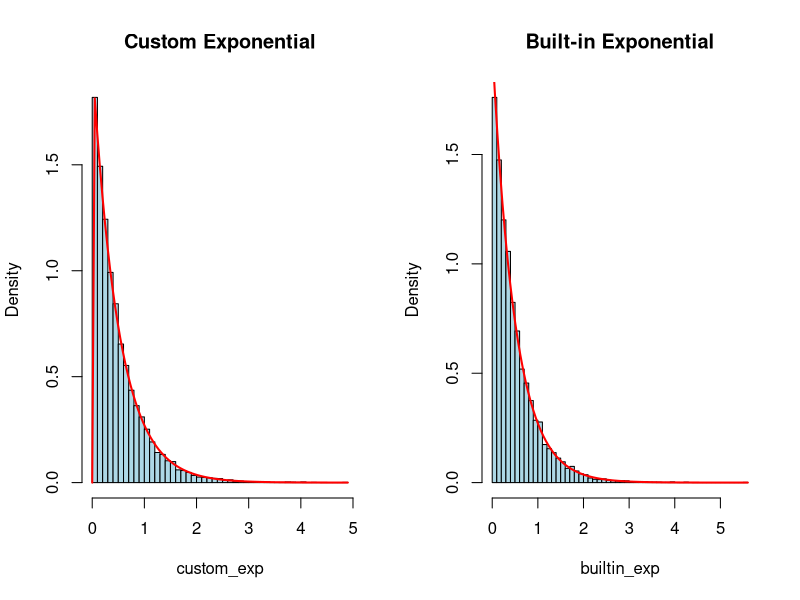
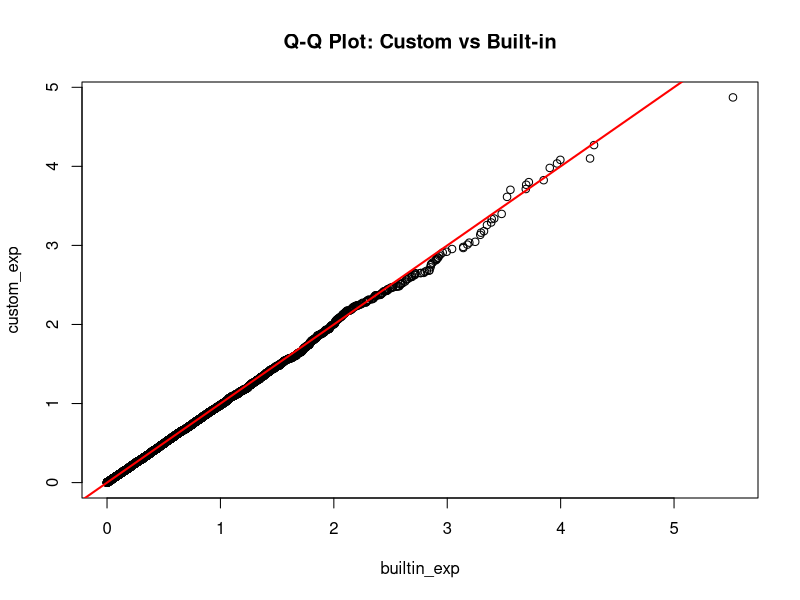
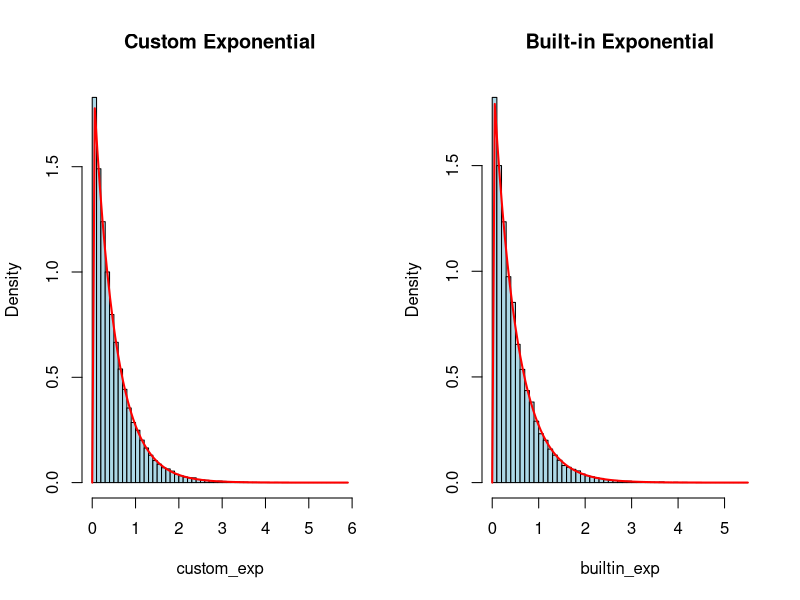
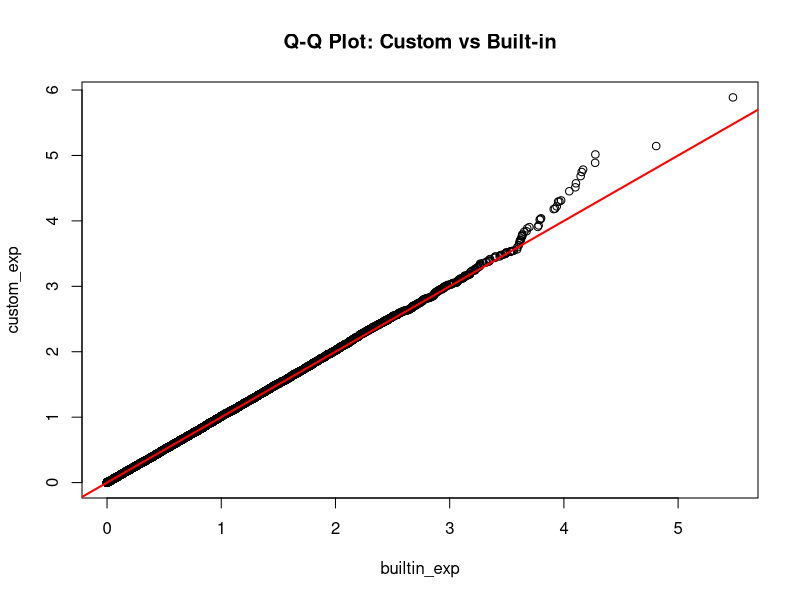
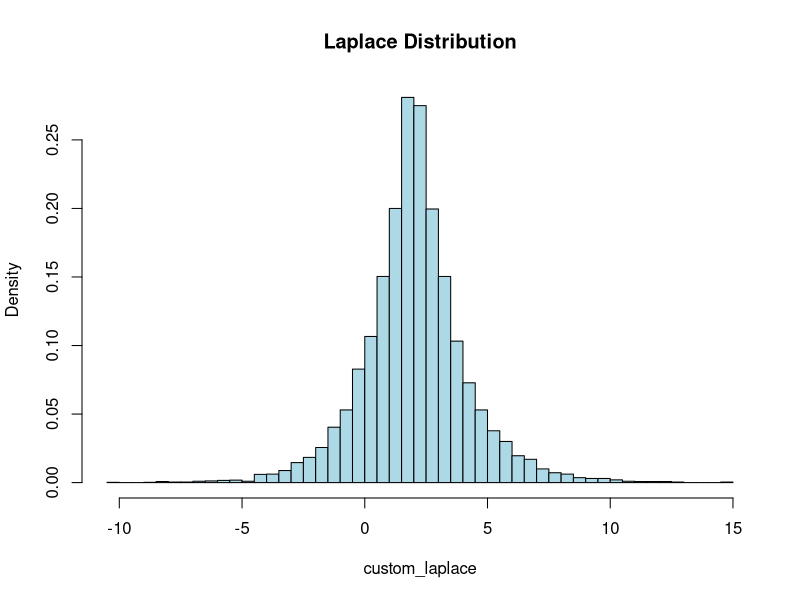
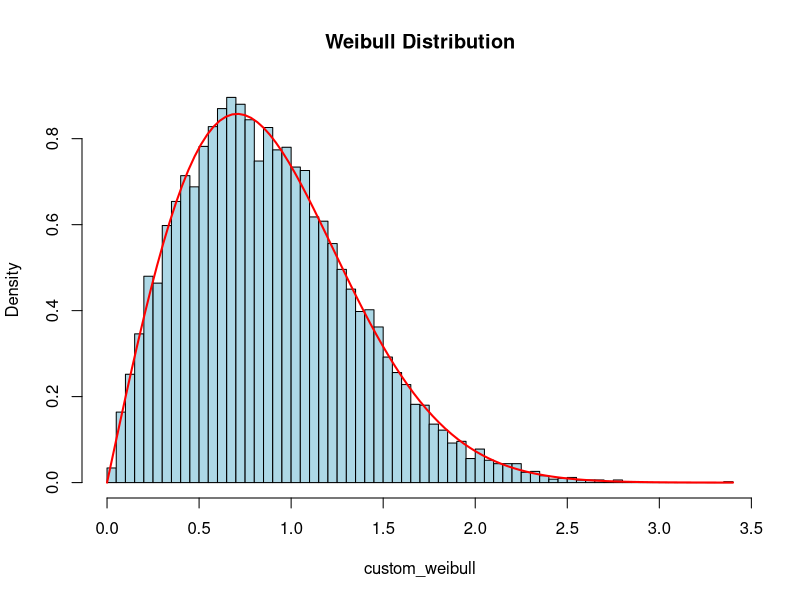
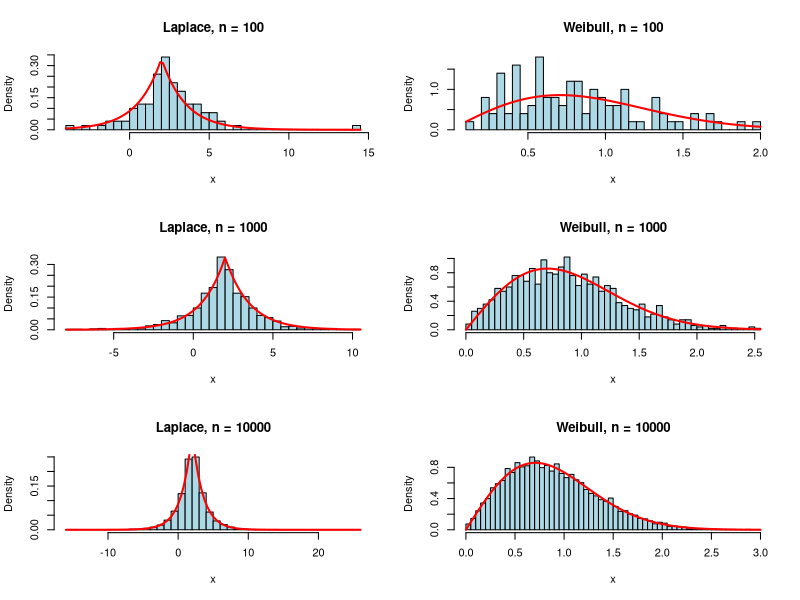
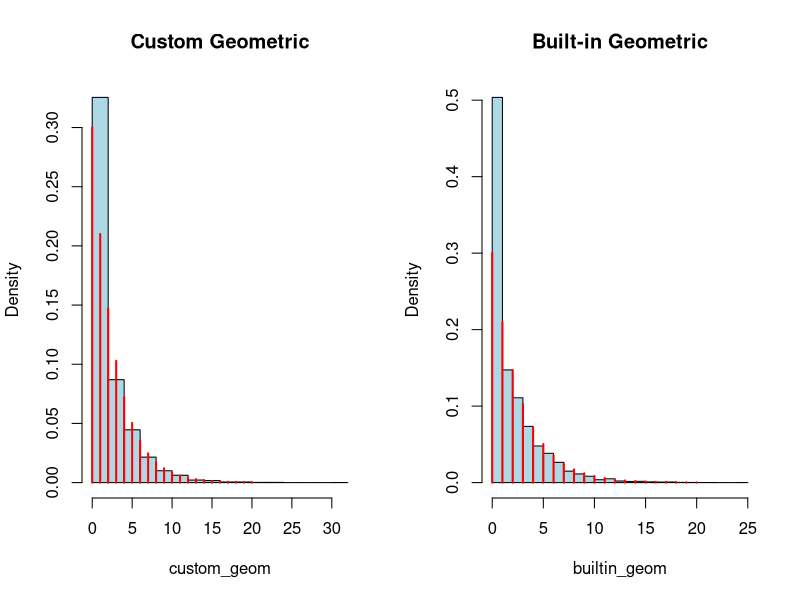

R code for these plots, in order:
#Lab 5 Inverse Transform Method
# Set seed
set.seed(123)

# Inverse Transform for Exponential distribution
rexp_custom <- function(n, rate = 1) {
  u <- runif(n)
  x <- -log(1 - u) / rate
  return(x)
}

# Test the generator
n <- 10000
rate <- 2

custom_exp <- rexp_custom(n, rate)
builtin_exp <- rexp(n, rate)

# Compare
par(mfrow = c(1, 2))

hist(custom_exp, probability = TRUE, breaks = 50,
     main = "Custom Exponential", col = "lightblue")
curve(dexp(x, rate = rate), add = TRUE, col = "red", lwd = 2)

hist(builtin_exp, probability = TRUE, breaks = 50,
     main = "Built-in Exponential", col = "lightblue")
curve(dexp(x, rate = rate), add = TRUE, col = "red", lwd = 2)

par(mfrow = c(1, 1))

# Q-Q plot
qqplot(builtin_exp, custom_exp,
       main = "Q-Q Plot: Custom vs Built-in")
abline(0, 1, col = "red", lwd = 2)

# Kolmogorov-Smirnov test
ks.test(custom_exp, "pexp", rate = rate)

#EXERCISES
# Increase sample size and regenerate the custom exponential sample
n <- 50000
custom_exp <- rexp_custom(n, rate)
builtin_exp <- rexp(n, rate)

# Compare
par(mfrow = c(1, 2))

hist(custom_exp, probability = TRUE, breaks = 50,
     main = "Custom Exponential", col = "lightblue")
curve(dexp(x, rate = rate), add = TRUE, col = "red", lwd = 2)

hist(builtin_exp, probability = TRUE, breaks = 50,
     main = "Built-in Exponential", col = "lightblue")
curve(dexp(x, rate = rate), add = TRUE, col = "red", lwd = 2)

par(mfrow = c(1, 1))

# Q-Q plot
qqplot(builtin_exp, custom_exp,
       main = "Q-Q Plot: Custom vs Built-in")
abline(0, 1, col = "red", lwd = 2)

# Kolmogorov-Smirnov test
ks.test(custom_exp, "pexp", rate = rate)

#Exercise 2: More Continuous Distributions
# Inverse Transform for Laplace distribution
rlaplace_custom <- function(n, mu = 0, b = 1) {
  u <- runif(n)
  x <- mu - b * sign(u - 0.5) * log(1 - 2 * abs(u - 0.5))
  return(x)
}

# Test Laplace
n <- 10000
mu <- 2
b <- 1.5

custom_laplace <- rlaplace_custom(n, mu, b)

# Compare to built-in (if available)
# install.packages("extraDistr")
# library(extraDistr)
# builtin_laplace <- rlaplace(n, mu, b)

hist(custom_laplace, probability = TRUE, breaks = 50,
     main = "Laplace Distribution", col = "lightblue")

# Inverse Transform for Weibull distribution
rweibull_custom <- function(n, shape, scale = 1) {
  u <- runif(n)
  x <- scale * (-log(1 - u))^(1 / shape)
  return(x)
}

# Test Weibull
shape <- 2
scale <- 1

custom_weibull <- rweibull_custom(n, shape, scale)

hist(custom_weibull, probability = TRUE, breaks = 50,
     main = "Weibull Distribution", col = "lightblue")

# Compare with theoretical distributions
curve(dweibull(x, shape, scale), add = TRUE, col = "red", lwd = 2)

#PROBLEM
# Compare Laplace and Weibull distributions for different sample sizes
sample_sizes <- c(100, 1000, 10000)

mu <- 2
b <- 1.5
shape <- 2
scale <- 1

par(mfrow = c(3, 2))

for (n in sample_sizes) {
  
  # Laplace distribution
  custom_laplace <- rlaplace_custom(n, mu, b)
  
  hist(custom_laplace, probability = TRUE, breaks = 50,
       main = paste("Laplace, n =", n), col = "lightblue",
       xlab = "x")
  
  curve(exp(-abs(x - mu) / b) / (2 * b),
        add = TRUE, col = "red", lwd = 2)
  
  # Weibull distribution
  custom_weibull <- rweibull_custom(n, shape, scale)
  
  hist(custom_weibull, probability = TRUE, breaks = 50,
       main = paste("Weibull, n =", n), col = "lightblue",
       xlab = "x")
  
  curve(dweibull(x, shape, scale),
        add = TRUE, col = "red", lwd = 2)
}

par(mfrow = c(1, 1))

#Exercise 3: Discrete Inversion
# Inverse Transform for Bernoulli
rbernoulli_custom <- function(n, p = 0.5) {
  u <- runif(n)
  x <- as.numeric(u <= p)
  return(x)
}

# Inverse Transform for Geometric
rgeom_custom <- function(n, p = 0.5) {
  u <- runif(n)
  x <- floor(log(1 - u) / log(1 - p))
  return(x)
}

# Test Geometric
n <- 10000
p <- 0.3

custom_geom <- rgeom_custom(n, p)
builtin_geom <- rgeom(n, p)

par(mfrow = c(1, 2))

hist(custom_geom, probability = TRUE, breaks = 20,
     main = "Custom Geometric", col = "lightblue")
points(0:20, dgeom(0:20, p), type = "h", col = "red", lwd = 2)

hist(builtin_geom, probability = TRUE, breaks = 20,
     main = "Built-in Geometric", col = "lightblue")
points(0:20, dgeom(0:20, p), type = "h", col = "red", lwd = 2)

par(mfrow = c(1, 1))

# Inverse Transform for Poisson (simple version)
rpois_custom <- function(n, lambda) {
  u <- runif(n)
  x <- numeric(n)
  
  for (i in 1:n) {
    cum_prob <- 0
    k <- 0
    
    while (cum_prob < u[i]) {
      cum_prob <- cum_prob + dpois(k, lambda)
      k <- k + 1
    }
    
    x[i] <- k - 1
  }
  
  return(x)
}

# Test Poisson
n <- 1000
lambda <- 3

custom_pois <- rpois_custom(n, lambda)

# Compare
table(custom_pois)
table(rpois(n, lambda))

#Exercise: implement a graphic comparison between the custom and builtin 
#generators of Poisson distributed random variables
n <- 10000
lambda <- 3

custom_pois <- rpois_custom(n, lambda)
builtin_pois <- rpois(n, lambda)

# Graphic comparison
par(mfrow = c(1, 2))

hist(custom_pois, probability = TRUE, breaks = seq(-0.5, max(custom_pois) + 0.5, 1),
     main = "Custom Poisson", col = "lightblue",
     xlab = "Values", ylim = c(0, 0.3))

points(0:max(custom_pois), dpois(0:max(custom_pois), lambda),
       type = "h", col = "red", lwd = 2)

hist(builtin_pois, probability = TRUE, breaks = seq(-0.5, max(builtin_pois) + 0.5, 1),
     main = "Built-in Poisson", col = "lightblue",
     xlab = "Values", ylim = c(0, 0.3))

points(0:max(builtin_pois), dpois(0:max(builtin_pois), lambda),
       type = "h", col = "red", lwd = 2)

par(mfrow = c(1, 1))

#Exercise 4: Validation
validate_generator <- function(custom_sample, theoretical_cdf, ...) {
  
  # Histogram
  hist(custom_sample, probability = TRUE, breaks = 30,
       main = "Validation")
  
  # Kolmogorov-Smirnov test
  ks_result <- ks.test(custom_sample, theoretical_cdf, ...)
  print(ks_result)
  
  # Chi-square test (for discrete)
  return(ks_result$p.value)
}

# Test Exponential
n <- 10000
rate <- 2

custom <- rexp_custom(n, rate)
p_val <- validate_generator(custom, "pexp", rate = rate)

cat("KS p-value:", p_val, "\n")

# Test Geometric
custom_geom <- rgeom_custom(n, p = 0.3)

ks.test(custom_geom, "pgeom", prob = 0.3)

#Exercise: use your validate generator function to investigate additional distributions
n <- 10000
mu <- 2
b <- 1.5

custom_laplace <- rlaplace_custom(n, mu, b)

# Laplace theoretical CDF
plaplace_custom <- function(x, mu, b) {
  ifelse(x < mu,
         0.5 * exp((x - mu) / b),
         1 - 0.5 * exp(-(x - mu) / b))
}

p_val_laplace <- validate_generator(
  custom_laplace, plaplace_custom,
  mu = mu, b = b
)

cat("Laplace KS p-value:", p_val_laplace, "\n")


# Test Weibull
shape <- 2
scale <- 1

custom_weibull <- rweibull_custom(n, shape, scale)

p_val_weibull <- validate_generator(
  custom_weibull, "pweibull",
  shape = shape, scale = scale
)

cat("Weibull KS p-value:", p_val_weibull, "\n")

#Exercise: include the theoretical curve in the graph of your validate generator function
validate_generator <- function(custom_sample, theoretical_cdf,
                               theoretical_pdf, ...) {
  
  # Histogram
  hist(custom_sample, probability = TRUE, breaks = 30,
       main = "Validation", col = "lightblue",
       xlab = "Values")
  
  # Theoretical density curve
  curve(do.call(theoretical_pdf,
                c(list(x = x), list(...))),
        add = TRUE, col = "red", lwd = 2)
  
  # Kolmogorov-Smirnov test
  ks_result <- ks.test(custom_sample, theoretical_cdf, ...)
  print(ks_result)
  
  return(ks_result$p.value)
}

# Test Exponential
n <- 10000
rate <- 2

custom <- rexp_custom(n, rate)

p_val <- validate_generator(
  custom, "pexp", "dexp", rate = rate
)

cat("Exponential KS p-value:", p_val, "\n")


# Test Weibull
shape <- 2
scale <- 1

custom_weibull <- rweibull_custom(n, shape, scale)

p_val_weibull <- validate_generator(
  custom_weibull, "pweibull", "dweibull",
  shape = shape, scale = scale
)

cat("Weibull KS p-value:", p_val_weibull, "\n")

#Exercise 5: Efficiency Comparison
library(microbenchmark)

# Compare speed
n <- 100000

microbenchmark(
  custom = rexp_custom(n, rate = 2),
  builtin = rexp(n, rate = 2),
  times = 10
)

# Compare discrete
microbenchmark(
  custom = rpois_custom(n, lambda = 3),
  builtin = rpois(n, lambda = 3),
  times = 10
)

# Exercise: perform a comparison between the custom and built-in generators 
# of random variables considering both the computational efficiency 
# and the quality of the generated histograms

#library(microbenchmark)

n <- 100000

# Parameters
rate <- 2
p <- 0.3
lambda <- 3

# Generate samples
custom_exp <- rexp_custom(n, rate)
builtin_exp <- rexp(n, rate)

custom_geom <- rgeom_custom(n, p)
builtin_geom <- rgeom(n, p)

custom_pois <- rpois_custom(n, lambda)
builtin_pois <- rpois(n, lambda)

# Compare computational efficiency
microbenchmark(
  custom_exp = rexp_custom(n, rate),
  builtin_exp = rexp(n, rate),
  times = 10
)

microbenchmark(
  custom_geom = rgeom_custom(n, p),
  builtin_geom = rgeom(n, p),
  times = 10
)

microbenchmark(
  custom_pois = rpois_custom(n, lambda),
  builtin_pois = rpois(n, lambda),
  times = 10
)

# Compare histogram quality
par(mfrow = c(3, 2))

# Exponential
hist(custom_exp, probability = TRUE, breaks = 50,
     main = "Custom Exponential", col = "lightblue")
curve(dexp(x, rate), add = TRUE, col = "red", lwd = 2)

hist(builtin_exp, probability = TRUE, breaks = 50,
     main = "Built-in Exponential", col = "lightblue")
curve(dexp(x, rate), add = TRUE, col = "red", lwd = 2)

# Geometric
hist(custom_geom, probability = TRUE,
     breaks = seq(-0.5, max(custom_geom) + 0.5, 1),
     main = "Custom Geometric", col = "lightblue")
points(0:max(custom_geom), dgeom(0:max(custom_geom), p),
       type = "h", col = "red", lwd = 2)

hist(builtin_geom, probability = TRUE,
     breaks = seq(-0.5, max(builtin_geom) + 0.5, 1),
     main = "Built-in Geometric", col = "lightblue")
points(0:max(builtin_geom), dgeom(0:max(builtin_geom), p),
       type = "h", col = "red", lwd = 2)

# Poisson
hist(custom_pois, probability = TRUE,
     breaks = seq(-0.5, max(custom_pois) + 0.5, 1),
     main = "Custom Poisson", col = "lightblue")
points(0:max(custom_pois), dpois(0:max(custom_pois), lambda),
       type = "h", col = "red", lwd = 2)

hist(builtin_pois, probability = TRUE,
     breaks = seq(-0.5, max(builtin_pois) + 0.5, 1),
     main = "Built-in Poisson", col = "lightblue")
points(0:max(builtin_pois), dpois(0:max(builtin_pois), lambda),
       type = "h", col = "red", lwd = 2)

par(mfrow = c(1, 1))

# Challenge:
#   1. Implement the Inverse Transform Method for the Beta
#distribution (use the incomplete beta function)
rbeta_custom <- function(n, shape1, shape2) {
  u <- runif(n)
  x <- qbeta(u, shape1, shape2)
  return(x)
}

# Test Beta
n <- 10000
shape1 <- 2
shape2 <- 5

custom_beta <- rbeta_custom(n, shape1, shape2)
builtin_beta <- rbeta(n, shape1, shape2)

# Compare
par(mfrow = c(1, 2))

hist(custom_beta, probability = TRUE, breaks = 50,
     main = "Custom Beta", col = "lightblue")
curve(dbeta(x, shape1, shape2), add = TRUE,
      col = "red", lwd = 2)

hist(builtin_beta, probability = TRUE, breaks = 50,
     main = "Built-in Beta", col = "lightblue")
curve(dbeta(x, shape1, shape2), add = TRUE,
      col = "red", lwd = 2)

par(mfrow = c(1, 1))


#2. Create a generator for a mixture distribution using inversion
rmix_custom <- function(n, p = 0.5) {
  u <- runif(n)
  x <- numeric(n)
  
  # Mixture of two exponential distributions
  rate1 <- 2
  rate2 <- 5
  
  for (i in 1:n) {
    if (u[i] <= p) {
      x[i] <- qexp(u[i] / p, rate = rate1)
    } else {
      x[i] <- qexp((u[i] - p) / (1 - p), rate = rate2)
    }
  }
  
  return(x)
}

# Test Mixture
n <- 10000
p <- 0.5

custom_mix <- rmix_custom(n, p)

# Compare with theoretical density
hist(custom_mix, probability = TRUE, breaks = 50,
     main = "Mixture Distribution", col = "lightblue")

curve(p * dexp(x, rate = 2) +
        (1 - p) * dexp(x, rate = 5),
      add = TRUE, col = "red", lwd = 2)

# 3. Compare the efficiency of the simple Poisson generator
# to a more efficient algorithm

# Efficient Poisson generator (Knuth's algorithm)
rpois_knuth <- function(n, lambda) {
  x <- numeric(n)
  L <- exp(-lambda)
  
  for (i in 1:n) {
    k <- 0
    p <- 1
    
    repeat {
      k <- k + 1
      p <- p * runif(1)
      
      if (p <= L) break
    }
    
    x[i] <- k - 1
  }
  
  return(x)
}

# Compare efficiency
library(microbenchmark)

n <- 10000
lambda <- 3

microbenchmark(
  simple = rpois_custom(n, lambda),
  knuth = rpois_knuth(n, lambda),
  builtin = rpois(n, lambda),
  times = 10
)

# Compare histograms
custom_simple <- rpois_custom(n, lambda)
custom_knuth <- rpois_knuth(n, lambda)
builtin_pois <- rpois(n, lambda)

par(mfrow = c(1, 3))

hist(custom_simple, probability = TRUE, breaks = 20,
     main = "Simple Poisson", col = "lightblue")
points(0:max(custom_simple), dpois(0:max(custom_simple), lambda),
       type = "h", col = "red", lwd = 2)

hist(custom_knuth, probability = TRUE, breaks = 20,
     main = "Knuth Poisson", col = "lightblue")
points(0:max(custom_knuth), dpois(0:max(custom_knuth), lambda),
       type = "h", col = "red", lwd = 2)

hist(builtin_pois, probability = TRUE, breaks = 20,
     main = "Built-in Poisson", col = "lightblue")
points(0:max(builtin_pois), dpois(0:max(builtin_pois), lambda),
       type = "h", col = "red", lwd = 2)

par(mfrow = c(1, 1))
